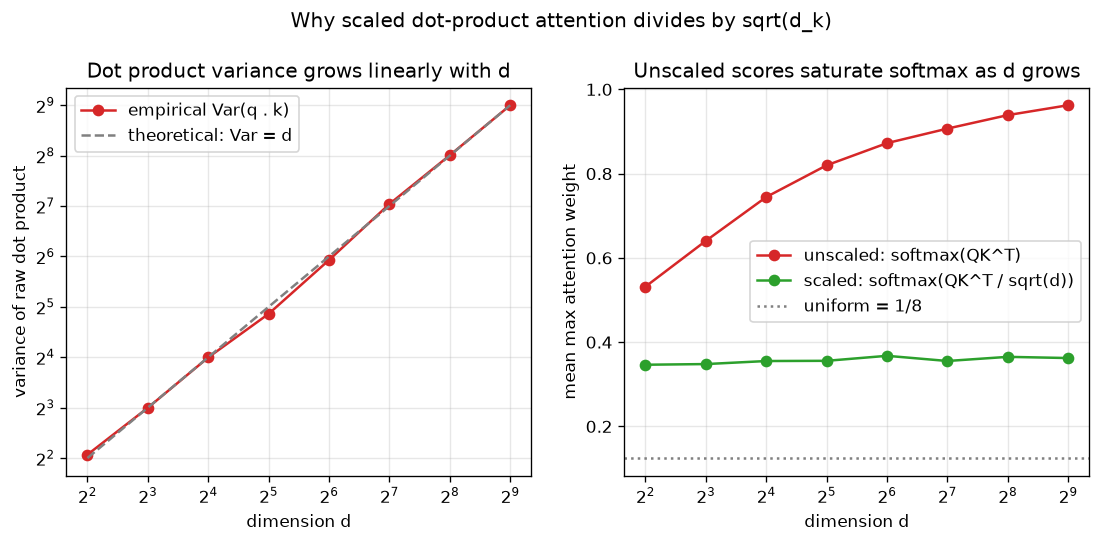

Reproduce this figure in Python.
"""
Day 55 — Scaled dot-product attention: why divide by sqrt(d_k)?

Two panels:
  (left)  empirical variance of raw QK^T dot products vs. dimension d,
          plotted against the theoretical line Var = d (since each of the
          d independent unit-variance components contributes ~1 to the sum).
  (right) softmax saturation: the max attention weight in a row of scores,
          comparing UNSCALED scores (QK^T) vs SCALED scores (QK^T / sqrt(d)),
          as d grows. Unscaled scores blow up in variance -> softmax
          saturates near one-hot -> vanishing gradients into the other logits.
"""
import numpy as np
import matplotlib.pyplot as plt

np.random.seed(42)

dims = [4, 8, 16, 32, 64, 128, 256, 512]
n_trials = 500
seq_len = 8  # small "sequence" of keys competing for one query's attention

raw_variances = []
unscaled_max_probs = []
scaled_max_probs = []

for d in dims:
    # --- panel 1: variance of a single q . k dot product ---
    q = np.random.randn(n_trials, d)
    k = np.random.randn(n_trials, d)
    dots = np.sum(q * k, axis=1)  # (n_trials,) raw dot products
    raw_variances.append(np.var(dots))

    # --- panel 2: softmax saturation over a row of seq_len keys ---
    q_row = np.random.randn(n_trials, d)
    k_rows = np.random.randn(n_trials, seq_len, d)
    scores = np.einsum("nd,nsd->ns", q_row, k_rows)  # (n_trials, seq_len) raw QK^T

    def softmax(x):
        x = x - x.max(axis=1, keepdims=True)  # numerical stability, standard trick
        e = np.exp(x)
        return e / e.sum(axis=1, keepdims=True)

    unscaled_probs = softmax(scores)
    scaled_probs = softmax(scores / np.sqrt(d))

    unscaled_max_probs.append(unscaled_probs.max(axis=1).mean())
    scaled_max_probs.append(scaled_probs.max(axis=1).mean())

fig, axes = plt.subplots(1, 2, figsize=(11, 4.2))

ax = axes[0]
ax.plot(dims, raw_variances, "o-", color="#d62728", label="empirical Var(q . k)")
ax.plot(dims, dims, "--", color="gray", label="theoretical: Var = d")
ax.set_xscale("log", base=2)
ax.set_yscale("log", base=2)
ax.set_xlabel("dimension d")
ax.set_ylabel("variance of raw dot product")
ax.set_title("Dot product variance grows linearly with d")
ax.legend()
ax.grid(alpha=0.3)

ax = axes[1]
ax.plot(dims, unscaled_max_probs, "o-", color="#d62728", label="unscaled: softmax(QK^T)")
ax.plot(dims, scaled_max_probs, "o-", color="#2ca02c", label="scaled: softmax(QK^T / sqrt(d))")
ax.axhline(1.0 / seq_len, ls=":", color="gray", label=f"uniform = 1/{seq_len}")
ax.set_xscale("log", base=2)
ax.set_xlabel("dimension d")
ax.set_ylabel("mean max attention weight")
ax.set_title("Unscaled scores saturate softmax as d grows")
ax.legend()
ax.grid(alpha=0.3)

fig.suptitle("Why scaled dot-product attention divides by sqrt(d_k)", y=1.03)
plt.savefig("graph_DAY_55.png", dpi=120, bbox_inches="tight")
